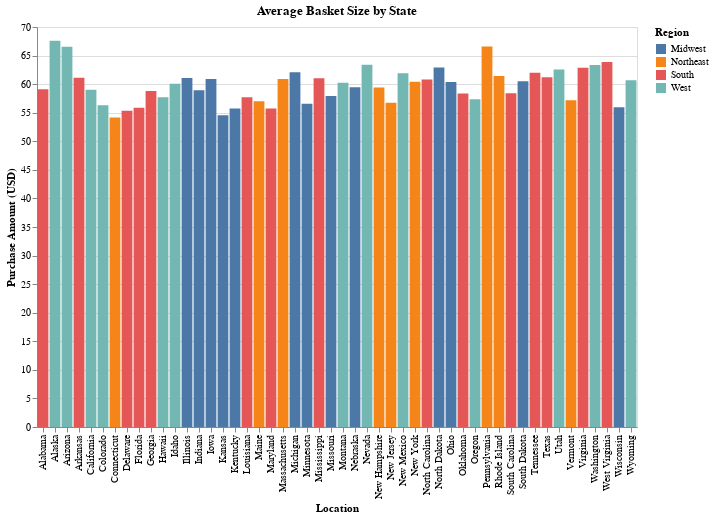

This figure's notebook cell:
### Code cell
df_grouped = shopping_behavior.groupby(['Location', 'Region']).agg({'Purchase Amount (USD)': 'mean'}).reset_index()

region_options = ['Midwest', 'West', 'South', 'Northeast', None]
labels = ['Midwest', 'West', 'South', 'Northeast', 'All']

region_dropdown = alt.binding_select(options=region_options, name='Region: ', labels = labels)
region_selection = alt.selection_point(fields=['Region'], bind=region_dropdown)

chart = alt.Chart(df_grouped).mark_bar().encode(
    x='Location:N',  
    y='Purchase Amount (USD):Q',  
    color='Region:N',  
    tooltip=['Location', 'Purchase Amount (USD)', 'Region'] 
).add_params(
    region_selection  
).transform_filter(
    region_selection  
).properties(
    width=600,
    height=400,
    title="Average Basket Size by State"
)

chart

### Figure 1 — Vega-Lite specification as saved in the notebook (floating-point values rounded to 4 significant figures)
{"config": {"view": {"continuousWidth": 300, "continuousHeight": 300}}, "data": {"name": "data-00dcf64d42116b0177aef07111e5a0ee"}, "mark": {"type": "bar"}, "encoding": {"color": {"field": "Region", "type": "nominal"}, "tooltip": [{"field": "Location", "type": "nominal"}, {"field": "Purchase Amount (USD)", "type": "quantitative"}, {"field": "Region", "type": "nominal"}], "x": {"field": "Location", "type": "nominal"}, "y": {"field": "Purchase Amount (USD)", "type": "quantitative"}}, "height": 400, "params": [{"name": "param_1", "select": {"type": "point", "fields": ["Region"]}, "bind": {"input": "select", "options": ["Midwest", "West", "South", "Northeast", null], "labels": ["Midwest", "West", "South", "Northeast", "All"], "name": "Region: "}}], "title": "Average Basket Size by State", "transform": [{"filter": {"param": "param_1"}}], "width": 600, "$schema": "https://vega.github.io/schema/vega-lite/v5.8.0.json", "datasets": {"data-00dcf64d42116b0177aef07111e5a0ee": [{"Location": "Alabama", "Region": "South", "Purchase Amount (USD)": 59.11}, {"Location": "Alaska", "Region": "West", "Purchase Amount (USD)": 67.6}, {"Location": "Arizona", "Region": "West", "Purchase Amount (USD)": 66.55}, {"Location": "Arkansas", "Region": "South", "Purchase Amount (USD)": 61.11}, {"Location": "California", "Region": "West", "Purchase Amount (USD)": 59.0}, {"Location": "Colorado", "Region": "West", "Purchase Amount (USD)": 56.29}, {"Location": "Connecticut", "Region": "Northeast", "Purchase Amount (USD)": 54.18}, {"Location": "Delaware", "Region": "South", "Purchase Amount (USD)": 55.33}, {"Location": "Florida", "Region": "South", "Purchase Amount (USD)": 55.85}, {"Location": "Georgia", "Region": "South", "Purchase Amount (USD)": 58.8}, {"Location": "Hawaii", "Region": "West", "Purchase Amount (USD)": 57.72}, {"Location": "Idaho", "Region": "West", "Purchase Amount (USD)": 60.08}, {"Location": "Illinois", "Region": "Midwest", "Purchase Amount (USD)": 61.05}, {"Location": "Indiana", "Region": "Midwest", "Purchase Amount (USD)": 58.92}, {"Location": "Iowa", "Region": "Midwest", "Purchase Amount (USD)": 60.88}, {"Location": "Kansas", "Region": "Midwest", "Purchase Amount (USD)": 54.56}, {"Location": "Kentucky", "Region": "Midwest", "Purchase Amount (USD)": 55.72}, {"Location": "Louisiana", "Region": "South", "Purchase Amount (USD)": 57.71}, {"Location": "Maine", "Region": "Northeast", "Purchase Amount (USD)": 56.99}, {"Location": "Maryland", "Region": "South", "Purchase Amount (USD)": 55.76}, {"Location": "Massachusetts", "Region": "Northeast", "Purchase Amount (USD)": 60.89}, {"Location": "Michigan", "Region": "Midwest", "Purchase Amount (USD)": 62.1}, {"Location": "Minnesota", "Region": "Midwest", "Purchase Amount (USD)": 56.56}, {"Location": "Mississippi", "Region": "South", "Purchase Amount (USD)": 61.04}, {"Location": "Missouri", "Region": "Midwest", "Purchase Amount (USD)": 57.91}, {"Location": "Montana", "Region": "West", "Purchase Amount (USD)": 60.25}, {"Location": "Nebraska", "Region": "Midwest", "Purchase Amount (USD)": 59.45}, {"Location": "Nevada", "Region": "West", "Purchase Amount (USD)": 63.38}, {"Location": "New Hampshire", "Region": "Northeast", "Purchase Amount (USD)": 59.42}, {"Location": "New Jersey", "Region": "Northeast", "Purchase Amount (USD)": 56.75}, {"Location": "New Mexico", "Region": "West", "Purchase Amount (USD)": 61.9}, {"Location": "New York", "Region": "Northeast", "Purchase Amount (USD)": 60.43}, {"Location": "North Carolina", "Region": "South", "Purchase Amount (USD)": 60.79}, {"Location": "North Dakota", "Region": "Midwest", "Purchase Amount (USD)": 62.89}, {"Location": "Ohio", "Region": "Midwest", "Purchase Amount (USD)": 60.38}, {"Location": "Oklahoma", "Region": "South", "Purchase Amount (USD)": 58.35}, {"Location": "Oregon", "Region": "West", "Purchase Amount (USD)": 57.34}, {"Location": "Pennsylvania", "Region": "Northeast", "Purchase Amount (USD)": 66.57}, {"Location": "Rhode Island", "Region": "Northeast", "Purchase Amount (USD)": 61.44}, {"Location": "South Carolina", "Region": "South", "Purchase Amount (USD)": 58.41}, {"Location": "South Dakota", "Region": "Midwest", "Purchase Amount (USD)": 60.51}, {"Location": "Tennessee", "Region": "South", "Purchase Amount (USD)": 61.97}, {"Location": "Texas", "Region": "South", "Purchase Amount (USD)": 61.19}, {"Location": "Utah", "Region": "West", "Purchase Amount (USD)": 62.58}, {"Location": "Vermont", "Region": "Northeast", "Purchase Amount (USD)": 57.18}, {"Location": "Virginia", "Region": "South", "Purchase Amount (USD)": 62.88}, {"Location": "Washington", "Region": "West", "Purchase Amount (USD)": 63.33}, {"Location": "West Virginia", "Region": "South", "Purchase Amount (USD)": 63.88}, {"Location": "Wisconsin", "Region": "Midwest", "Purchase Amount (USD)": 55.95}, {"Location": "Wyoming", "Region": "West", "Purchase Amount (USD)": 60.69}]}}
